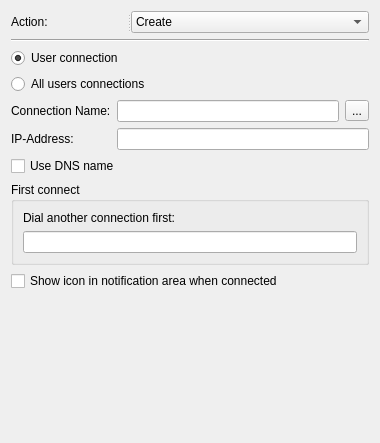
<?xml version="1.0" encoding="UTF-8"?>
<ui version="4.0">
 <class>VpnWidget</class>
 <widget class="QWidget" name="VpnWidget">
  <property name="geometry">
   <rect>
    <x>0</x>
    <y>0</y>
    <width>380</width>
    <height>443</height>
   </rect>
  </property>
  <property name="windowTitle">
   <string>Form</string>
  </property>
  <layout class="QGridLayout" name="gridLayout_3">
   <item row="0" column="0">
    <widget class="QSplitter" name="splitter_2">
     <property name="orientation">
      <enum>Qt::Horizontal</enum>
     </property>
     <widget class="QLabel" name="actionLabel">
      <property name="text">
       <string>Action:</string>
      </property>
      <property name="buddy">
       <cstring>actionComboBox</cstring>
      </property>
     </widget>
     <widget class="QComboBox" name="actionComboBox">
      <property name="currentText">
       <string>Create</string>
      </property>
      <item>
       <property name="text">
        <string>Create</string>
       </property>
      </item>
      <item>
       <property name="text">
        <string>Replace</string>
       </property>
      </item>
      <item>
       <property name="text">
        <string>Update</string>
       </property>
      </item>
      <item>
       <property name="text">
        <string>Delete</string>
       </property>
      </item>
     </widget>
    </widget>
   </item>
   <item row="1" column="0">
    <widget class="Line" name="line">
     <property name="orientation">
      <enum>Qt::Horizontal</enum>
     </property>
    </widget>
   </item>
   <item row="2" column="0">
    <layout class="QVBoxLayout" name="verticalLayout">
     <item>
      <widget class="QRadioButton" name="userConnectionRadioButton">
       <property name="text">
        <string>User connection</string>
       </property>
       <property name="checked">
        <bool>true</bool>
       </property>
      </widget>
     </item>
     <item>
      <widget class="QRadioButton" name="allUsersConnectionRadioButton">
       <property name="text">
        <string>All users connections</string>
       </property>
      </widget>
     </item>
    </layout>
   </item>
   <item row="3" column="0">
    <layout class="QGridLayout" name="gridLayout_2">
     <item row="0" column="0">
      <widget class="QLabel" name="connectionNameLabel">
       <property name="font">
        <font>
         <pointsize>9</pointsize>
        </font>
       </property>
       <property name="text">
        <string>Connection Name:</string>
       </property>
       <property name="buddy">
        <cstring>connectionNameLineEdit</cstring>
       </property>
      </widget>
     </item>
     <item row="0" column="1">
      <widget class="QLineEdit" name="connectionNameLineEdit">
       <property name="text">
        <string/>
       </property>
      </widget>
     </item>
     <item row="0" column="2">
      <widget class="QToolButton" name="sourceToolButton">
       <property name="text">
        <string>...</string>
       </property>
      </widget>
     </item>
     <item row="1" column="0">
      <widget class="QLabel" name="ipaddressLabel">
       <property name="font">
        <font>
         <pointsize>9</pointsize>
        </font>
       </property>
       <property name="text">
        <string>IP-Address:</string>
       </property>
       <property name="buddy">
        <cstring>ipaddressLineEdit</cstring>
       </property>
      </widget>
     </item>
     <item row="1" column="1" colspan="2">
      <widget class="QLineEdit" name="ipaddressLineEdit">
       <property name="text">
        <string/>
       </property>
      </widget>
     </item>
    </layout>
   </item>
   <item row="4" column="0">
    <widget class="QCheckBox" name="useDnsCheckBox">
     <property name="enabled">
      <bool>true</bool>
     </property>
     <property name="text">
      <string>Use DNS name</string>
     </property>
     <property name="checked">
      <bool>false</bool>
     </property>
    </widget>
   </item>
   <item row="5" column="0">
    <widget class="QGroupBox" name="firstConnectGroupBox">
     <property name="title">
      <string>First connect</string>
     </property>
     <layout class="QGridLayout" name="gridLayout">
      <item row="0" column="0">
       <widget class="QLabel" name="dialLabel">
        <property name="text">
         <string>Dial another connection first:</string>
        </property>
        <property name="buddy">
         <cstring>dialLineEdit</cstring>
        </property>
       </widget>
      </item>
      <item row="1" column="0">
       <widget class="QLineEdit" name="dialLineEdit"/>
      </item>
     </layout>
    </widget>
   </item>
   <item row="6" column="0">
    <widget class="QCheckBox" name="showIconCheckBox">
     <property name="text">
      <string>Show icon in notification area when connected</string>
     </property>
    </widget>
   </item>
   <item row="7" column="0">
    <spacer name="verticalSpacer">
     <property name="orientation">
      <enum>Qt::Vertical</enum>
     </property>
     <property name="sizeHint" stdset="0">
      <size>
       <width>20</width>
       <height>89</height>
      </size>
     </property>
    </spacer>
   </item>
  </layout>
 </widget>
 <tabstops>
  <tabstop>actionComboBox</tabstop>
  <tabstop>userConnectionRadioButton</tabstop>
  <tabstop>allUsersConnectionRadioButton</tabstop>
  <tabstop>connectionNameLineEdit</tabstop>
  <tabstop>sourceToolButton</tabstop>
  <tabstop>ipaddressLineEdit</tabstop>
  <tabstop>useDnsCheckBox</tabstop>
  <tabstop>dialLineEdit</tabstop>
  <tabstop>showIconCheckBox</tabstop>
 </tabstops>
 <resources/>
 <connections/>
</ui>
